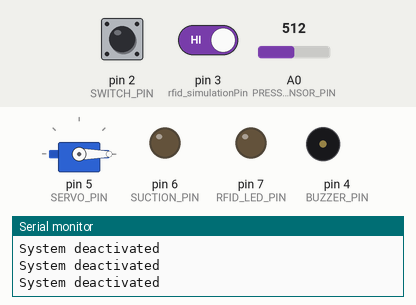
Bench run of a sketch on a simulated Arduino Uno, built with avr-gcc and run on an emulated ATmega328P. Parts: servo, output pins drawn as LEDs (lit = HIGH), buzzer (waves = sounding, pin HIGH), the last lines printed to the serial monitor. Dashed ring = blinking. Inputs (shaded band) come from the test bench; at power-on: pin 2 (SWITCH_PIN) HIGH, pin 3 (rfid_simulationPin) HIGH, A0 (PRESSURE_SENSOR_PIN) = 512. Pins used as bus, display or sensor lines are not drawn.

Above: at 1.2 s.
1.3 s: pin 2 (SWITCH_PIN) pulled LOW for 3.2 s
7.5 s: pin 2 (SWITCH_PIN) driven LOW and pin 3 (rfid_simulationPin) driven LOW
At 7.9 s:
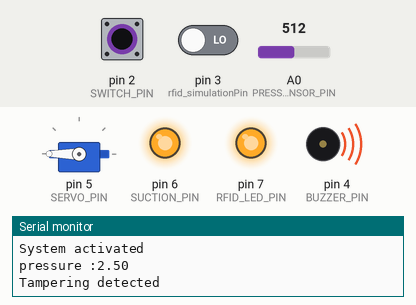
10.5 s: pin 2 (SWITCH_PIN) driven HIGH
At 11.6 s:
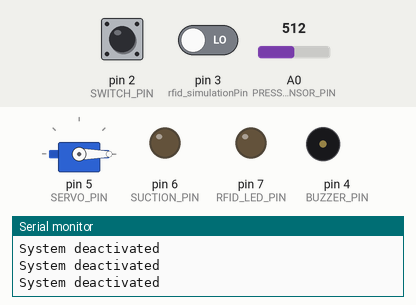
13.5 s: pin 2 (SWITCH_PIN) driven LOW
At 14.0 s:
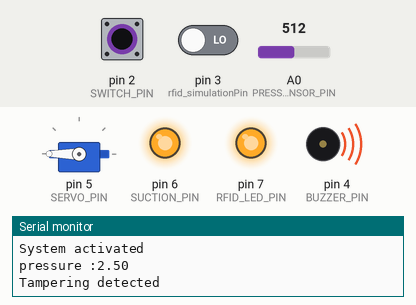
16.5 s: A0 (PRESSURE_SENSOR_PIN) set to 725
19.5 s: A0 (PRESSURE_SENSOR_PIN) set to 754
At 20.2 s:
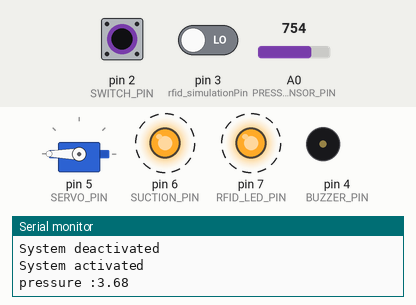
Timing chart, 0 to 23.5 s (numbered marks = the images above; inputs shaded):
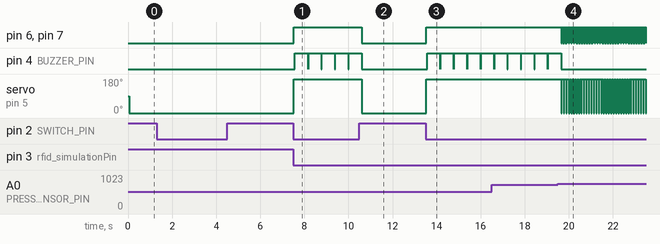

The sketch:

securitySuction.ino
```cpp
/*https://wokwi.com/projects/397220140183087105

  It is for a security device that creates suction on a surface, the steps would be as follows.

  1.	ON/ OFF Switch – when switched on…
  2.	User will tap their fob on the RFID Module
  3.	When On and When RFID Tapped and held for a Second the System is
  activated – USE RGB LED To show system is activated – Green is system
  active -  Amber is system on but inactive)
  4.	Activate micro–Servo Motor: The microcontroller sends a signal to
  activate the Servo motor, which engages the physical lock mechanism
  to secure the device. Rotate 180 degrees clockwise.
  5.	Prime Suction Motor (24V DC Motor):  -- Simultaneously, the vacuum
  pump is activated to start creating a base level of suction, securing
  the device to the surface. (This needs to reach -0.6 bars of pressure)
  -- Pressure Sensor (e.g., NXP MPX5050):
  6.	This sensor can be connected to an input on the Arduino to monitor
  the vacuum pressure continuously.
  7.	Use of a 24-33V Lithium – ion battery - Power management circuit
  to safely power the Arduino and other components, likely requiring a
  voltage regulator or a DC-DC converter to step down the voltage to 5V or
  3.3V as required by the Arduino and sensors.
  8.	Activate Sensors: With the system now active, the shock and tamper
  sensors are primed and start monitoring for any movements or
  signs of tampering. This could be hall sensor or vibration sensor
  – to detect if someone is tampering with the device…
  9.	If the tampering sensors are activated a buzzer alarm should be
  activated and the Suction motor should be activated on full speed/
  power for a duration of 10 min every time further tampering is
  detected it will reactivate to keep pressure.
  10.	 When the user taps the RFID again and holds it for 2 Second the
  LED will change from Green to Amber and deactivate the system
  (sensors etc) and then the servo will move the opposite direction
  to open the lock mechanism – rotates anticlockwise 180 degrees to
  original position
  For the tampering sensor in the simulated code,
  I used a simple switch connected to pin 2 (SWITCH_PIN).
  This switch simulates the tampering sensor detecting any
  movement or tampering with the device. When the switch is
  triggered (pressed),
  it activates the alarm as per the provided requirements.

  Since this simulator does not have an RFID tag, we can indeed
  use a button to simulate the RFID tapping action.
  You can connect the button to any digital pin of the Arduino,
  and in the code, we'll monitor that pin for button presses to
  activate or deactivate the system.
*/

#include <SPI.h>
#include <MFRC522.h>
#include <Servo.h>
#define tamper 11
#define RFID_SS_PIN 10
#define RFID_RST_PIN 9
#define RFID_LED_PIN 7
#define SERVO_PIN 5
#define SUCTION_PIN 6
#define PRESSURE_SENSOR_PIN A0
#define BUZZER_PIN 4
#define SWITCH_PIN 2// tamper sensor
#define rfid_simulationPin 3
#define SUCTION_THRESHOLD 3.6 // Threshold pressure in bars

MFRC522 rfid(RFID_SS_PIN, RFID_RST_PIN);
Servo lockServo;

bool systemActivated = false;

void setup() {
  Serial.begin(9600);
  SPI.begin();
  rfid.PCD_Init();
  lockServo.attach(SERVO_PIN);
  pinMode(RFID_LED_PIN, OUTPUT);
  pinMode(SUCTION_PIN, OUTPUT);
  pinMode(BUZZER_PIN, OUTPUT);
  pinMode(SWITCH_PIN, INPUT_PULLUP);
  pinMode(rfid_simulationPin, INPUT_PULLUP);
  pinMode(tamper, INPUT_PULLUP);
}

void loop() {
  if (digitalRead(SWITCH_PIN) == LOW) {
    //if (rfid.PICC_IsNewCardPresent() && rfid.PICC_ReadCardSerial()) {
    if (digitalRead(rfid_simulationPin) == LOW) {
      if (!systemActivated) {
        activateSystem();
      } else {
        deactivateSystem();
      }
    }
  }else{
     deactivateSystem();
  }

  if (systemActivated) {
    // Check pressure sensor
    float pressure = readPressureSensor();
    Serial.print("pressure :");
    Serial.println(pressure);
    if (pressure < SUCTION_THRESHOLD) {
      activateAlarm();
    }
    if (!digitalRead(tamper)) {
      activateAlarm();
    }
  }
}

void activateSystem() {
  Serial.println("System activated");
  digitalWrite(RFID_LED_PIN, HIGH); // Green LED
  lockServo.write(180); // Engage lock
  digitalWrite(SUCTION_PIN, HIGH); // Start suction motor
  systemActivated = true;
}

void deactivateSystem() {
  Serial.println("System deactivated");
  digitalWrite(RFID_LED_PIN, LOW); // Turn off LED
  lockServo.write(0); // Disengage lock
  digitalWrite(SUCTION_PIN, LOW); // Stop suction motor
  systemActivated = false;
}

float readPressureSensor() {
  // Simulated function to read pressure sensor
  return analogRead(PRESSURE_SENSOR_PIN) * 0.0048828125;
}

void activateAlarm() {
  Serial.println("Tampering detected");
  digitalWrite(BUZZER_PIN, HIGH); // Activate buzzer
  delay(600); // Alarm for 10 minutes
  digitalWrite(BUZZER_PIN, LOW); // Turn off buzzer
}
```

Measured:
- the behaviour switches between 737 and 738 on A0 (PRESSURE_SENSOR_PIN) (found by bisection; images 3 and 4)
- after the input at 7.5 s, pin 6 (SUCTION_PIN), pin 7 (RFID_LED_PIN): LOW → HIGH at once; pin 4 (BUZZER_PIN): alternates HIGH for 0.60 s and LOW for 0.01 s, starting after 0.07 s; servo on pin 5 (SERVO_PIN): 0° → 180° at once
- after the input at 10.5 s, pin 6 (SUCTION_PIN), pin 7 (RFID_LED_PIN): HIGH → LOW after 0.10 s; pin 4 (BUZZER_PIN): goes on until 10.6 s, then stays LOW; servo on pin 5 (SERVO_PIN): 180° → 0° after 0.10 s
- after the input at 13.5 s, pin 6 (SUCTION_PIN), pin 7 (RFID_LED_PIN): LOW → HIGH at once; pin 4 (BUZZER_PIN): alternates HIGH for 0.60 s and LOW for 0.01 s, starting after 0.07 s; servo on pin 5 (SERVO_PIN): 0° → 180° at once
- after the input at 19.5 s, pin 6 (SUCTION_PIN), pin 7 (RFID_LED_PIN): alternates HIGH for 0.04 s and LOW for 0.02 s, starting after 0.16 s; pin 4 (BUZZER_PIN): goes on until 19.7 s, then stays LOW; servo on pin 5 (SERVO_PIN): alternates 180° for 0.08 s and 0° for 0.04 s, starting after 0.16 s
